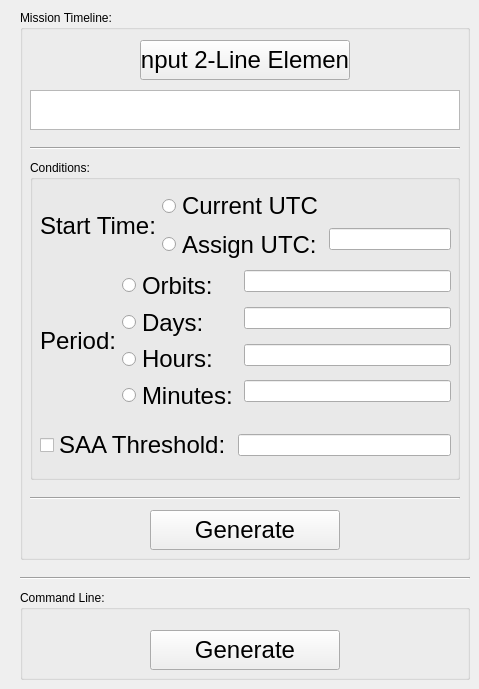
    <widget class="QWidget" name="tab_mtl_cmd">
     <attribute name="title">
      <string>MTL / CMD</string>
     </attribute>
     <widget class="Line" name="mtl_cmd_line">
      <property name="geometry">
       <rect>
        <x>20</x>
        <y>570</y>
        <width>450</width>
        <height>16</height>
       </rect>
      </property>
      <property name="orientation">
       <enum>Qt::Horizontal</enum>
      </property>
     </widget>
     <widget class="QGroupBox" name="mtl_group">
      <property name="geometry">
       <rect>
        <x>20</x>
        <y>10</y>
        <width>450</width>
        <height>550</height>
       </rect>
      </property>
      <property name="font">
       <font>
        <weight>50</weight>
        <bold>false</bold>
       </font>
      </property>
      <property name="title">
       <string>Mission Timeline:</string>
      </property>
      <widget class="QPushButton" name="mtl_input_2le_button">
       <property name="geometry">
        <rect>
         <x>120</x>
         <y>30</y>
         <width>210</width>
         <height>40</height>
        </rect>
       </property>
       <property name="font">
        <font>
         <family>Arial</family>
         <pointsize>18</pointsize>
        </font>
       </property>
       <property name="text">
        <string>Input 2-Line Element</string>
       </property>
      </widget>
      <widget class="QTextEdit" name="mtl_input_2le_text">
       <property name="geometry">
        <rect>
         <x>10</x>
         <y>80</y>
         <width>430</width>
         <height>40</height>
        </rect>
       </property>
       <property name="font">
        <font>
         <family>Arial</family>
         <pointsize>18</pointsize>
        </font>
       </property>
       <property name="html">
        <string>&lt;!DOCTYPE HTML PUBLIC &quot;-//W3C//DTD HTML 4.0//EN&quot; &quot;http://www.w3.org/TR/REC-html40/strict.dtd&quot;&gt;
&lt;html&gt;&lt;head&gt;&lt;meta name=&quot;qrichtext&quot; content=&quot;1&quot; /&gt;&lt;style type=&quot;text/css&quot;&gt;
p, li { white-space: pre-wrap; }
&lt;/style&gt;&lt;/head&gt;&lt;body style=&quot; font-family:'Arial'; font-size:18pt; font-weight:400; font-style:normal;&quot;&gt;
&lt;p style=&quot;-qt-paragraph-type:empty; margin-top:0px; margin-bottom:0px; margin-left:0px; margin-right:0px; -qt-block-indent:0; text-indent:0px; font-family:'.AppleSystemUIFont'; font-size:13pt;&quot;&gt;&lt;br /&gt;&lt;/p&gt;&lt;/body&gt;&lt;/html&gt;</string>
       </property>
      </widget>
      <widget class="Line" name="mtl_line_1">
       <property name="geometry">
        <rect>
         <x>10</x>
         <y>130</y>
         <width>430</width>
         <height>16</height>
        </rect>
       </property>
       <property name="orientation">
        <enum>Qt::Horizontal</enum>
       </property>
      </widget>
      <widget class="Line" name="mtl_line_2">
       <property name="geometry">
        <rect>
         <x>10</x>
         <y>480</y>
         <width>430</width>
         <height>16</height>
        </rect>
       </property>
       <property name="orientation">
        <enum>Qt::Horizontal</enum>
       </property>
      </widget>
      <widget class="QPushButton" name="mtl_generate_button">
       <property name="geometry">
        <rect>
         <x>130</x>
         <y>500</y>
         <width>190</width>
         <height>40</height>
        </rect>
       </property>
       <property name="font">
        <font>
         <family>Arial</family>
         <pointsize>18</pointsize>
        </font>
       </property>
       <property name="text">
        <string>Generate</string>
       </property>
      </widget>
      <widget class="QGroupBox" name="mtl_conditions_group">
       <property name="geometry">
        <rect>
         <x>10</x>
         <y>150</y>
         <width>430</width>
         <height>320</height>
        </rect>
       </property>
       <property name="font">
        <font>
         <weight>50</weight>
         <bold>false</bold>
        </font>
       </property>
       <property name="title">
        <string>Conditions:</string>
       </property>
       <widget class="QWidget" name="horizontalLayoutWidget_3">
        <property name="geometry">
         <rect>
          <x>10</x>
          <y>30</y>
          <width>411</width>
          <height>71</height>
         </rect>
        </property>
        <layout class="QHBoxLayout" name="mtl_start_time_horizontal_layout">
         <item>
          <widget class="QLabel" name="mtl_start_time_label">
           <property name="font">
            <font>
             <family>Arial</family>
             <pointsize>18</pointsize>
            </font>
           </property>
           <property name="text">
            <string>Start Time:</string>
           </property>
          </widget>
         </item>
         <item>
          <layout class="QFormLayout" name="mtl_start_time_form_layout">
           <property name="formAlignment">
            <set>Qt::AlignCenter</set>
           </property>
           <item row="0" column="0">
            <widget class="QRadioButton" name="mtl_current_utc_radio_button">
             <property name="font">
              <font>
               <family>Arial</family>
               <pointsize>18</pointsize>
              </font>
             </property>
             <property name="text">
              <string>Current UTC</string>
             </property>
            </widget>
           </item>
           <item row="1" column="0">
            <widget class="QRadioButton" name="mtl_assign_utc_radio_button">
             <property name="font">
              <font>
               <family>Arial</family>
               <pointsize>18</pointsize>
              </font>
             </property>
             <property name="text">
              <string>Assign UTC:</string>
             </property>
            </widget>
           </item>
           <item row="1" column="1">
            <widget class="QLineEdit" name="mtl_assign_utc_line"/>
           </item>
          </layout>
         </item>
        </layout>
       </widget>
       <widget class="QWidget" name="horizontalLayoutWidget_5">
        <property name="geometry">
         <rect>
          <x>10</x>
          <y>110</y>
          <width>411</width>
          <height>141</height>
         </rect>
        </property>
        <layout class="QHBoxLayout" name="mtl_period_horizontal_layout">
         <item>
          <widget class="QLabel" name="mtl_period_label">
           <property name="font">
            <font>
             <family>Arial</family>
             <pointsize>18</pointsize>
            </font>
           </property>
           <property name="text">
            <string>Period:</string>
           </property>
          </widget>
         </item>
         <item>
          <layout class="QFormLayout" name="mtl_period_form_layout">
           <property name="formAlignment">
            <set>Qt::AlignCenter</set>
           </property>
           <item row="0" column="0">
            <widget class="QRadioButton" name="mtl_orbits_radio_button">
             <property name="font">
              <font>
               <family>Arial</family>
               <pointsize>18</pointsize>
              </font>
             </property>
             <property name="text">
              <string>Orbits:</string>
             </property>
            </widget>
           </item>
           <item row="0" column="1">
            <widget class="QLineEdit" name="mtl_orbits_line"/>
           </item>
           <item row="1" column="0">
            <widget class="QRadioButton" name="mtl_days_radio_button">
             <property name="font">
              <font>
               <family>Arial</family>
               <pointsize>18</pointsize>
              </font>
             </property>
             <property name="text">
              <string>Days:</string>
             </property>
            </widget>
           </item>
           <item row="1" column="1">
            <widget class="QLineEdit" name="mtl_days_line"/>
           </item>
           <item row="2" column="0">
            <widget class="QRadioButton" name="mtl_hours_radio_button">
             <property name="font">
              <font>
               <family>Arial</family>
               <pointsize>18</pointsize>
              </font>
             </property>
             <property name="text">
              <string>Hours:</string>
             </property>
            </widget>
           </item>
           <item row="3" column="0">
            <widget class="QRadioButton" name="mtl_minutes_radio_button">
             <property name="font">
              <font>
               <family>Arial</family>
               <pointsize>18</pointsize>
              </font>
             </property>
             <property name="text">
              <string>Minutes:</string>
             </property>
            </widget>
           </item>
           <item row="2" column="1">
            <widget class="QLineEdit" name="mtl_hours_line"/>
           </item>
           <item row="3" column="1">
            <widget class="QLineEdit" name="mtl_minutes_line"/>
           </item>
          </layout>
         </item>
        </layout>
       </widget>
       <widget class="QWidget" name="horizontalLayoutWidget_7">
        <property name="geometry">
         <rect>
          <x>10</x>
          <y>260</y>
          <width>411</width>
          <height>51</height>
         </rect>
        </property>
        <layout class="QHBoxLayout" name="mtl_saa_horizontal_layout">
         <item>
          <widget class="QCheckBox" name="mtl_saa_check_box">
           <property name="font">
            <font>
             <family>Arial</family>
             <pointsize>18</pointsize>
            </font>
           </property>
           <property name="text">
            <string>SAA Threshold:</string>
           </property>
          </widget>
         </item>
         <item>
          <widget class="QLineEdit" name="mtl_saa_line"/>
         </item>
        </layout>
       </widget>
      </widget>
     </widget>
     <widget class="QGroupBox" name="cmd_group">
      <property name="geometry">
       <rect>
        <x>20</x>
        <y>590</y>
        <width>450</width>
        <height>90</height>
       </rect>
      </property>
      <property name="font">
       <font>
        <weight>50</weight>
        <bold>false</bold>
       </font>
      </property>
      <property name="title">
       <string>Command Line:</string>
      </property>
      <widget class="QPushButton" name="cmd_generate_button">
       <property name="geometry">
        <rect>
         <x>130</x>
         <y>40</y>
         <width>190</width>
         <height>40</height>
        </rect>
       </property>
       <property name="font">
        <font>
         <family>Arial</family>
         <pointsize>18</pointsize>
        </font>
       </property>
       <property name="text">
        <string>Generate</string>
       </property>
      </widget>
     </widget>
    </widget>
